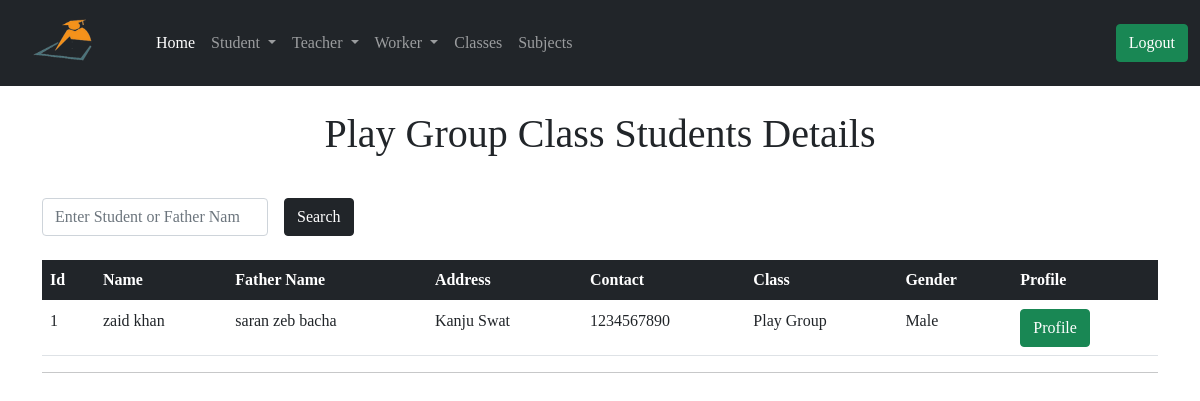
The app's page /admin/class_wise_student/1 (signed in), older data.
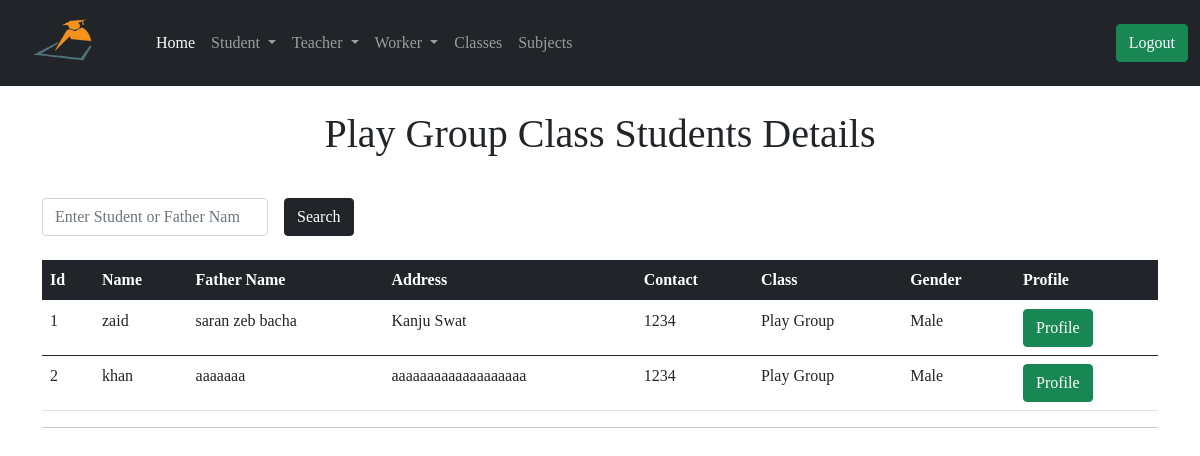
The same page, newer data.
### app/models.py (models this page shows, shortened)
class Student(db.Model):
    id = db.Column(db.Integer, primary_key=True)
    std_name = db.Column(db.String(64), index=True)
    f_name = db.Column(db.String(64), index=True)
    std_address = db.Column(db.String(128), index=True)
    std_contact = db.Column(db.String(64), index=True)
    gender = db.Column(db.String(64))
    join_date = db.Column(db.DateTime, default=datetime.utcnow())
    std_class = db.Column(db.Integer, db.ForeignKey('class.id'))
    admin_id = db.Column(db.Integer, db.ForeignKey('user.id'))

class Class(db.Model):
    id = db.Column(db.Integer, primary_key=True)
    cls_name = db.Column(db.String(64), index=True)
    cls_fee = db.Column(db.String(64))
    admin_id = db.Column(db.Integer, db.ForeignKey('user.id'))
    student = db.relationship('Student', backref='stdclass')
    leavestudent = db.relationship('LeaveStudent', backref='stdclass')

### app/routes.py (the view)
@app.route('/admin/class_wise_student/<std_class>')
@login_required
def class_wise_student(std_class):
    query = request.args.get('query')
    if query:
        students = Student.query.filter(Student.std_name.contains(query)|
                                        Student.f_name.contains(query))
        return render_template('admin/class_wise_student.html', title='Class Wise Student', query=query, students=students)
    page = request.args.get('page', 1, type=int)
    class_name = Class.query.filter_by(id=std_class).first()
    students = Student.query.filter_by(std_class=std_class).order_by(Student.id.asc()).paginate(
        page, app.config['ENTRY_PER_PAGE'], False)
    next_url = url_for('class_wise_student', std_class=std_class, page=students.next_num) \
        if students.has_next else None
    prev_url = url_for('class_wise_student', std_class=std_class, page=students.prev_num) \
        if students.has_prev else None
    return render_template('admin/class_wise_student.html', title='Class Wise Student', class_name=class_name, students=students.items, next_url=next_url, prev_url=prev_url)

### app/models.py (called while the page is built)
@login.user_loader
def load_user(id):
    return User.query.get(int(id))

### app/routes.py (called while the page is built)
@app.before_request
def before_request():
    g.user = None
    if 'teacher_id' in session:
        user = Teacher.query.filter_by(id=session['teacher_id']).first()
        g.user = user

@app.before_request
def std_before_request():
    g.std_user = None
    if 'student_id' in session:
        std_user = Student.query.filter_by(id=session['student_id']).first()
        g.std_user = std_user

### app/templates/admin/class_wise_student.html (shortened to what this page needs)
{% extends 'admin/base.html' %}
{% block content %}
<div class="container">
  {% if query %}
  <h1 class="text-center mt-4">Search Result About! <span class="text-primary"> {{ query }} </span></h1>
  {% else %}
  <h1 class="text-center mt-4"> {{ class_name.cls_name }} Class Students Details</h1>
  {% endif %}
  <form action="" method="GET">
    <div class="row g-3 align-items-center mt-4">
      <div class="col-auto">
        <input type="search" name="query" id="inputPassword6" value="{{query}}" class="form-control" placeholder="Enter Student or Father Name" required>
      </div>
      <div class="col-auto">
        <button type="submit" class="btn btn-dark">Search</button>
      </div>
    </div>
  </form>
<table class="table mt-4">
    <thead class="table-dark">
      <tr>
        <th scope="col">Id</th>
        <th scope="col">Name</th>
        <th scope="col">Father Name</th>
        <th scope="col">Address</th>
        <th scope="col">Contact</th>
        <th scope="col">Class</th>
        <th scope="col">Gender</th>
        <th scope="col">Profile</th>
      </tr>
    </thead>
    {% for student in students %}
    <tbody>
      <tr>
        <td> {{ student.id }}</td>
        <td>  {{ student.std_name }} </td>
        <td> {{ student.f_name }} </td>
        <td> {{ student.std_address }} </td>
        <td> {{ student.std_contact }} </td>
        <td> {{ student.stdclass.cls_name }} </td>
        <td> {{ student.gender|title() }} </td>
        <td> <a href=" {{ url_for('student_profile', id=student.id)}} "> <button type="submit" class="btn btn-success">  Profile </button> </a></td>
      </tr>
    </tbody>
    {% endfor %}
  </table>
  <hr>
</div>
{% endblock %}

Row changes from the older to the newer data that the page shows:
changed Student "saran zeb bacha": std_name "zaid khan" → "zaid"; std_contact "1234567890" → "1234"
added Student: id "2", std_name "khan", f_name "aaaaaaa", std_address "aaaaaaaaaaaaaaaaaaa", std_contact "1234", stdclass.cls_name "Play Group", gender "Male"
